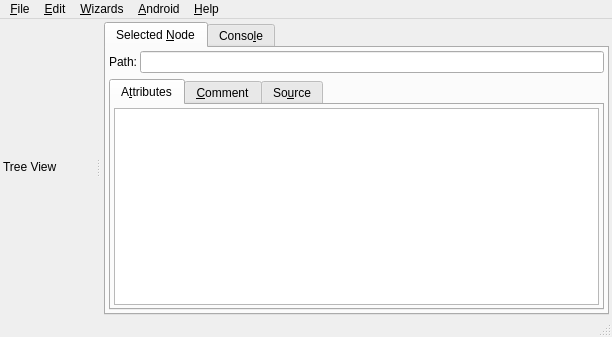
<?xml version="1.0" encoding="UTF-8"?>
<ui version="4.0">
 <class>NavitConfiguratorClass</class>
 <widget class="QMainWindow" name="NavitConfiguratorClass">
  <property name="geometry">
   <rect>
    <x>0</x>
    <y>0</y>
    <width>612</width>
    <height>337</height>
   </rect>
  </property>
  <property name="sizePolicy">
   <sizepolicy hsizetype="MinimumExpanding" vsizetype="MinimumExpanding">
    <horstretch>0</horstretch>
    <verstretch>0</verstretch>
   </sizepolicy>
  </property>
  <property name="minimumSize">
   <size>
    <width>500</width>
    <height>259</height>
   </size>
  </property>
  <property name="windowTitle">
   <string>NavitConfigurator</string>
  </property>
  <widget class="QWidget" name="widgetMain">
   <layout class="QGridLayout" name="gridLayout">
    <property name="margin">
     <number>0</number>
    </property>
    <item row="0" column="0">
     <widget class="QSplitter" name="splitter">
      <property name="sizePolicy">
       <sizepolicy hsizetype="Expanding" vsizetype="Expanding">
        <horstretch>0</horstretch>
        <verstretch>0</verstretch>
       </sizepolicy>
      </property>
      <property name="orientation">
       <enum>Qt::Horizontal</enum>
      </property>
      <property name="handleWidth">
       <number>9</number>
      </property>
      <widget class="QFrame" name="widgetLeft">
       <property name="sizePolicy">
        <sizepolicy hsizetype="Preferred" vsizetype="Preferred">
         <horstretch>0</horstretch>
         <verstretch>0</verstretch>
        </sizepolicy>
       </property>
       <property name="sizeIncrement">
        <size>
         <width>1</width>
         <height>0</height>
        </size>
       </property>
       <property name="baseSize">
        <size>
         <width>100</width>
         <height>0</height>
        </size>
       </property>
       <property name="autoFillBackground">
        <bool>false</bool>
       </property>
       <layout class="QGridLayout" name="widgetLeftGridLayout">
        <property name="verticalSpacing">
         <number>3</number>
        </property>
        <property name="margin">
         <number>3</number>
        </property>
        <item row="0" column="0">
         <widget class="QLabel" name="label">
          <property name="text">
           <string>Tree View</string>
          </property>
         </widget>
        </item>
       </layout>
      </widget>
      <widget class="QWidget" name="widgetCenter" native="true">
       <property name="sizePolicy">
        <sizepolicy hsizetype="Expanding" vsizetype="Expanding">
         <horstretch>0</horstretch>
         <verstretch>0</verstretch>
        </sizepolicy>
       </property>
       <layout class="QGridLayout" name="gridLayout_3">
        <property name="leftMargin">
         <number>2</number>
        </property>
        <property name="topMargin">
         <number>3</number>
        </property>
        <property name="rightMargin">
         <number>3</number>
        </property>
        <property name="bottomMargin">
         <number>0</number>
        </property>
        <property name="verticalSpacing">
         <number>3</number>
        </property>
        <item row="0" column="0">
         <widget class="QTabWidget" name="tabWidgetMain">
          <property name="sizePolicy">
           <sizepolicy hsizetype="MinimumExpanding" vsizetype="MinimumExpanding">
            <horstretch>0</horstretch>
            <verstretch>0</verstretch>
           </sizepolicy>
          </property>
          <property name="currentIndex">
           <number>0</number>
          </property>
          <widget class="QWidget" name="tabTagContent">
           <attribute name="title">
            <string>Selected &amp;Node</string>
           </attribute>
           <layout class="QGridLayout" name="gridLayout_2">
            <property name="horizontalSpacing">
             <number>3</number>
            </property>
            <property name="margin">
             <number>3</number>
            </property>
            <item row="0" column="0">
             <layout class="QHBoxLayout" name="horizontalLayout">
              <property name="spacing">
               <number>3</number>
              </property>
              <item>
               <widget class="QLabel" name="label_2">
                <property name="text">
                 <string>Path:</string>
                </property>
               </widget>
              </item>
              <item>
               <widget class="QLineEdit" name="tbxNodePath">
                <property name="enabled">
                 <bool>true</bool>
                </property>
                <property name="readOnly">
                 <bool>true</bool>
                </property>
               </widget>
              </item>
             </layout>
            </item>
            <item row="1" column="0">
             <widget class="QTabWidget" name="tabWidgetNode">
              <property name="currentIndex">
               <number>0</number>
              </property>
              <widget class="QWidget" name="tabNodeAttribute">
               <attribute name="title">
                <string>A&amp;ttributes</string>
               </attribute>
               <layout class="QGridLayout" name="gridLayout_7">
                <property name="margin">
                 <number>3</number>
                </property>
                <item row="0" column="0">
                 <widget class="QTableView" name="tableView">
                  <property name="alternatingRowColors">
                   <bool>true</bool>
                  </property>
                  <attribute name="horizontalHeaderStretchLastSection">
                   <bool>true</bool>
                  </attribute>
                 </widget>
                </item>
               </layout>
              </widget>
              <widget class="QWidget" name="tabNodeComment">
               <attribute name="title">
                <string>&amp;Comment</string>
               </attribute>
               <layout class="QGridLayout" name="gridLayout_8">
                <property name="margin">
                 <number>3</number>
                </property>
                <item row="0" column="0">
                 <widget class="QPlainTextEdit" name="tbxNodeComment">
                  <property name="font">
                   <font>
                    <family>Courier New</family>
                    <pointsize>10</pointsize>
                    <weight>50</weight>
                    <bold>false</bold>
                   </font>
                  </property>
                 </widget>
                </item>
               </layout>
              </widget>
              <widget class="QWidget" name="tab">
               <attribute name="title">
                <string>So&amp;urce</string>
               </attribute>
               <layout class="QGridLayout" name="gridLayout_9">
                <property name="margin">
                 <number>3</number>
                </property>
                <item row="0" column="0">
                 <widget class="QPlainTextEdit" name="tbxSource">
                  <property name="font">
                   <font>
                    <family>Courier New</family>
                    <pointsize>10</pointsize>
                    <weight>75</weight>
                    <bold>true</bold>
                   </font>
                  </property>
                 </widget>
                </item>
               </layout>
              </widget>
             </widget>
            </item>
           </layout>
          </widget>
          <widget class="QWidget" name="tabConsole">
           <attribute name="title">
            <string>Conso&amp;le</string>
           </attribute>
           <layout class="QGridLayout" name="gridLayout_5">
            <property name="margin">
             <number>3</number>
            </property>
            <property name="spacing">
             <number>3</number>
            </property>
            <item row="0" column="0" colspan="2">
             <widget class="QPlainTextEdit" name="tbxConsole"/>
            </item>
            <item row="1" column="0">
             <widget class="QComboBox" name="comboBoxShowConsole">
              <item>
               <property name="text">
                <string>Show Console on All Changes</string>
               </property>
              </item>
              <item>
               <property name="text">
                <string>Show Console on Errors or Warnings</string>
               </property>
              </item>
              <item>
               <property name="text">
                <string>Show Console on Errors</string>
               </property>
              </item>
              <item>
               <property name="text">
                <string>Do Not Show Console Automatically</string>
               </property>
              </item>
             </widget>
            </item>
            <item row="1" column="1">
             <widget class="QPushButton" name="btnClearConsole">
              <property name="text">
               <string>&amp;Clear</string>
              </property>
             </widget>
            </item>
           </layout>
          </widget>
         </widget>
        </item>
       </layout>
      </widget>
     </widget>
    </item>
   </layout>
  </widget>
  <widget class="QMenuBar" name="menubar">
   <property name="geometry">
    <rect>
     <x>0</x>
     <y>0</y>
     <width>612</width>
     <height>24</height>
    </rect>
   </property>
   <widget class="QMenu" name="menuFile">
    <property name="title">
     <string>&amp;File</string>
    </property>
    <addaction name="actionNew"/>
    <addaction name="actionOpen"/>
    <addaction name="actionSave"/>
    <addaction name="actionSaveAs"/>
    <addaction name="separator"/>
    <addaction name="actionRecent1"/>
    <addaction name="actionRecent2"/>
    <addaction name="actionRecent3"/>
    <addaction name="separator"/>
    <addaction name="actionExit"/>
   </widget>
   <widget class="QMenu" name="menuHelp">
    <property name="title">
     <string>&amp;Help</string>
    </property>
    <addaction name="actionDownloadMap"/>
    <addaction name="separator"/>
    <addaction name="actionAbout"/>
   </widget>
   <widget class="QMenu" name="menuEdit">
    <property name="title">
     <string>&amp;Edit</string>
    </property>
    <addaction name="actionUndo"/>
    <addaction name="actionRedo"/>
   </widget>
   <widget class="QMenu" name="menuAndroid">
    <property name="title">
     <string>&amp;Android</string>
    </property>
    <addaction name="actionRun"/>
    <addaction name="actionAutoSave"/>
    <addaction name="separator"/>
    <addaction name="actionInstallNavit"/>
   </widget>
   <widget class="QMenu" name="menu_Navit">
    <property name="title">
     <string>&amp;Wizards</string>
    </property>
    <addaction name="actionSelectStartingPosition"/>
    <addaction name="actionManageNavitMenu"/>
    <addaction name="actionNavitViewEditor"/>
    <addaction name="actionGeneralSettings"/>
   </widget>
   <addaction name="menuFile"/>
   <addaction name="menuEdit"/>
   <addaction name="menu_Navit"/>
   <addaction name="menuAndroid"/>
   <addaction name="menuHelp"/>
  </widget>
  <widget class="QStatusBar" name="statusBar"/>
  <action name="actionOpen">
   <property name="icon">
    <iconset resource="../../../NavitConfigurator.qrc">
     <normaloff>:/images/document-open-4.png</normaloff>:/images/document-open-4.png</iconset>
   </property>
   <property name="text">
    <string>&amp;Open...</string>
   </property>
   <property name="toolTip">
    <string>Open a navit.xml file</string>
   </property>
   <property name="shortcut">
    <string>Ctrl+O</string>
   </property>
  </action>
  <action name="actionSave">
   <property name="enabled">
    <bool>false</bool>
   </property>
   <property name="icon">
    <iconset resource="../../../NavitConfigurator.qrc">
     <normaloff>:/images/document-save-2.png</normaloff>:/images/document-save-2.png</iconset>
   </property>
   <property name="text">
    <string>&amp;Save</string>
   </property>
   <property name="iconText">
    <string>Save</string>
   </property>
   <property name="toolTip">
    <string>Save the changed navit.xml file</string>
   </property>
   <property name="shortcut">
    <string>Ctrl+S</string>
   </property>
  </action>
  <action name="actionDownloadMap">
   <property name="text">
    <string>&amp;Download Map (jff-webhosting.net)</string>
   </property>
   <property name="toolTip">
    <string>Open your default browser to manually download a map from http://jff-webhosting.net</string>
   </property>
  </action>
  <action name="actionAbout">
   <property name="text">
    <string>&amp;About...</string>
   </property>
  </action>
  <action name="actionUndo">
   <property name="enabled">
    <bool>true</bool>
   </property>
   <property name="icon">
    <iconset resource="../../../NavitConfigurator.qrc">
     <normaloff>:/images/edit-undo-7.png</normaloff>:/images/edit-undo-7.png</iconset>
   </property>
   <property name="text">
    <string>&amp;Undo</string>
   </property>
   <property name="toolTip">
    <string>Undo last change</string>
   </property>
   <property name="shortcut">
    <string>Ctrl+Z</string>
   </property>
  </action>
  <action name="actionRedo">
   <property name="icon">
    <iconset resource="../../../NavitConfigurator.qrc">
     <normaloff>:/images/edit-redo-7.png</normaloff>:/images/edit-redo-7.png</iconset>
   </property>
   <property name="text">
    <string>&amp;Redo</string>
   </property>
   <property name="shortcut">
    <string>Ctrl+Y</string>
   </property>
  </action>
  <action name="actionRun">
   <property name="icon">
    <iconset resource="../../../NavitConfigurator.qrc">
     <normaloff>:/images/media-playback-start-3.png</normaloff>:/images/media-playback-start-3.png</iconset>
   </property>
   <property name="text">
    <string>&amp;Run</string>
   </property>
   <property name="shortcut">
    <string>Ctrl+R</string>
   </property>
  </action>
  <action name="actionAutoSave">
   <property name="checkable">
    <bool>true</bool>
   </property>
   <property name="checked">
    <bool>true</bool>
   </property>
   <property name="text">
    <string>S&amp;ave Navit File Before Running (on/off)</string>
   </property>
  </action>
  <action name="actionExit">
   <property name="icon">
    <iconset resource="../../../NavitConfigurator.qrc">
     <normaloff>:/images/application-exit-2.png</normaloff>:/images/application-exit-2.png</iconset>
   </property>
   <property name="text">
    <string>E&amp;xit</string>
   </property>
   <property name="shortcut">
    <string>Ctrl+Q</string>
   </property>
  </action>
  <action name="actionNew">
   <property name="icon">
    <iconset resource="../../../NavitConfigurator.qrc">
     <normaloff>:/images/document-new-3.png</normaloff>:/images/document-new-3.png</iconset>
   </property>
   <property name="text">
    <string>&amp;New...</string>
   </property>
   <property name="shortcut">
    <string>Ctrl+N</string>
   </property>
  </action>
  <action name="actionSaveAs">
   <property name="icon">
    <iconset resource="../../../NavitConfigurator.qrc">
     <normaloff>:/images/document-save-as-2.png</normaloff>:/images/document-save-as-2.png</iconset>
   </property>
   <property name="text">
    <string>Sa&amp;ve As...</string>
   </property>
  </action>
  <action name="actionRecent1">
   <property name="text">
    <string>&amp;1 Recent</string>
   </property>
   <property name="toolTip">
    <string>Open this file</string>
   </property>
  </action>
  <action name="actionRecent2">
   <property name="text">
    <string>&amp;2 Recent</string>
   </property>
   <property name="toolTip">
    <string>Open this file</string>
   </property>
  </action>
  <action name="actionRecent3">
   <property name="text">
    <string>&amp;3 Recent</string>
   </property>
   <property name="toolTip">
    <string>Open fhis file</string>
   </property>
  </action>
  <action name="actionSelectStartingPosition">
   <property name="icon">
    <iconset resource="../../../NavitConfigurator.qrc">
     <normaloff>:/images/go-home-5.png</normaloff>:/images/go-home-5.png</iconset>
   </property>
   <property name="text">
    <string>Select &amp;Starting Position...</string>
   </property>
  </action>
  <action name="actionManageNavitMenu">
   <property name="icon">
    <iconset resource="../../../NavitConfigurator.qrc">
     <normaloff>:/images/tools-wizard-2.png</normaloff>:/images/tools-wizard-2.png</iconset>
   </property>
   <property name="text">
    <string>Manage Navit &amp;Menu...</string>
   </property>
  </action>
  <action name="actionInstallNavit">
   <property name="icon">
    <iconset resource="../../../NavitConfigurator.qrc">
     <normaloff>:/images/navit-icon.png</normaloff>:/images/navit-icon.png</iconset>
   </property>
   <property name="text">
    <string>&amp;Install Navit on Device</string>
   </property>
  </action>
  <action name="actionGeneralSettings">
   <property name="icon">
    <iconset resource="../../../NavitConfigurator.qrc">
     <normaloff>:/images/configure-2.png</normaloff>:/images/configure-2.png</iconset>
   </property>
   <property name="text">
    <string>&amp;General Settings...</string>
   </property>
  </action>
  <action name="actionNavitViewEditor">
   <property name="icon">
    <iconset resource="../../../NavitConfigurator.qrc">
     <normaloff>:/images/gui_maps_16_16.png</normaloff>:/images/gui_maps_16_16.png</iconset>
   </property>
   <property name="text">
    <string>Navit View Editor...</string>
   </property>
   <property name="shortcut">
    <string>Ctrl+E</string>
   </property>
  </action>
 </widget>
 <resources>
  <include location="../../../NavitConfigurator.qrc"/>
 </resources>
 <connections>
  <connection>
   <sender>actionOpen</sender>
   <signal>activated()</signal>
   <receiver>NavitConfiguratorClass</receiver>
   <slot>onMenuOpen()</slot>
   <hints>
    <hint type="sourcelabel">
     <x>-1</x>
     <y>-1</y>
    </hint>
    <hint type="destinationlabel">
     <x>224</x>
     <y>174</y>
    </hint>
   </hints>
  </connection>
  <connection>
   <sender>actionNew</sender>
   <signal>activated()</signal>
   <receiver>NavitConfiguratorClass</receiver>
   <slot>onMenuNew()</slot>
   <hints>
    <hint type="sourcelabel">
     <x>-1</x>
     <y>-1</y>
    </hint>
    <hint type="destinationlabel">
     <x>295</x>
     <y>174</y>
    </hint>
   </hints>
  </connection>
  <connection>
   <sender>actionSave</sender>
   <signal>activated()</signal>
   <receiver>NavitConfiguratorClass</receiver>
   <slot>onMenuSave()</slot>
   <hints>
    <hint type="sourcelabel">
     <x>-1</x>
     <y>-1</y>
    </hint>
    <hint type="destinationlabel">
     <x>295</x>
     <y>174</y>
    </hint>
   </hints>
  </connection>
  <connection>
   <sender>actionSaveAs</sender>
   <signal>activated()</signal>
   <receiver>NavitConfiguratorClass</receiver>
   <slot>onMenuSaveAs()</slot>
   <hints>
    <hint type="sourcelabel">
     <x>-1</x>
     <y>-1</y>
    </hint>
    <hint type="destinationlabel">
     <x>295</x>
     <y>174</y>
    </hint>
   </hints>
  </connection>
  <connection>
   <sender>actionRecent1</sender>
   <signal>activated()</signal>
   <receiver>NavitConfiguratorClass</receiver>
   <slot>onMenuRecent1()</slot>
   <hints>
    <hint type="sourcelabel">
     <x>-1</x>
     <y>-1</y>
    </hint>
    <hint type="destinationlabel">
     <x>305</x>
     <y>168</y>
    </hint>
   </hints>
  </connection>
  <connection>
   <sender>actionRecent2</sender>
   <signal>activated()</signal>
   <receiver>NavitConfiguratorClass</receiver>
   <slot>onMenuRecent2()</slot>
   <hints>
    <hint type="sourcelabel">
     <x>-1</x>
     <y>-1</y>
    </hint>
    <hint type="destinationlabel">
     <x>305</x>
     <y>168</y>
    </hint>
   </hints>
  </connection>
  <connection>
   <sender>actionRecent3</sender>
   <signal>activated()</signal>
   <receiver>NavitConfiguratorClass</receiver>
   <slot>onMenuRecent3()</slot>
   <hints>
    <hint type="sourcelabel">
     <x>-1</x>
     <y>-1</y>
    </hint>
    <hint type="destinationlabel">
     <x>305</x>
     <y>168</y>
    </hint>
   </hints>
  </connection>
  <connection>
   <sender>actionExit</sender>
   <signal>activated()</signal>
   <receiver>NavitConfiguratorClass</receiver>
   <slot>close()</slot>
   <hints>
    <hint type="sourcelabel">
     <x>-1</x>
     <y>-1</y>
    </hint>
    <hint type="destinationlabel">
     <x>252</x>
     <y>129</y>
    </hint>
   </hints>
  </connection>
  <connection>
   <sender>actionUndo</sender>
   <signal>activated()</signal>
   <receiver>NavitConfiguratorClass</receiver>
   <slot>onMenuUndo()</slot>
   <hints>
    <hint type="sourcelabel">
     <x>-1</x>
     <y>-1</y>
    </hint>
    <hint type="destinationlabel">
     <x>305</x>
     <y>168</y>
    </hint>
   </hints>
  </connection>
  <connection>
   <sender>actionRedo</sender>
   <signal>activated()</signal>
   <receiver>NavitConfiguratorClass</receiver>
   <slot>onMenuRedo()</slot>
   <hints>
    <hint type="sourcelabel">
     <x>-1</x>
     <y>-1</y>
    </hint>
    <hint type="destinationlabel">
     <x>305</x>
     <y>168</y>
    </hint>
   </hints>
  </connection>
  <connection>
   <sender>actionDownloadMap</sender>
   <signal>activated()</signal>
   <receiver>NavitConfiguratorClass</receiver>
   <slot>onMenuDownloadMap()</slot>
   <hints>
    <hint type="sourcelabel">
     <x>-1</x>
     <y>-1</y>
    </hint>
    <hint type="destinationlabel">
     <x>305</x>
     <y>168</y>
    </hint>
   </hints>
  </connection>
  <connection>
   <sender>actionAbout</sender>
   <signal>activated()</signal>
   <receiver>NavitConfiguratorClass</receiver>
   <slot>onMenuAbout()</slot>
   <hints>
    <hint type="sourcelabel">
     <x>-1</x>
     <y>-1</y>
    </hint>
    <hint type="destinationlabel">
     <x>295</x>
     <y>174</y>
    </hint>
   </hints>
  </connection>
  <connection>
   <sender>actionSelectStartingPosition</sender>
   <signal>activated()</signal>
   <receiver>NavitConfiguratorClass</receiver>
   <slot>onMenuSelectStartingPosition()</slot>
   <hints>
    <hint type="sourcelabel">
     <x>-1</x>
     <y>-1</y>
    </hint>
    <hint type="destinationlabel">
     <x>305</x>
     <y>168</y>
    </hint>
   </hints>
  </connection>
  <connection>
   <sender>actionRun</sender>
   <signal>activated()</signal>
   <receiver>NavitConfiguratorClass</receiver>
   <slot>onMenuRun()</slot>
   <hints>
    <hint type="sourcelabel">
     <x>-1</x>
     <y>-1</y>
    </hint>
    <hint type="destinationlabel">
     <x>305</x>
     <y>168</y>
    </hint>
   </hints>
  </connection>
  <connection>
   <sender>actionManageNavitMenu</sender>
   <signal>activated()</signal>
   <receiver>NavitConfiguratorClass</receiver>
   <slot>onMenuManageNavitMenu()</slot>
   <hints>
    <hint type="sourcelabel">
     <x>-1</x>
     <y>-1</y>
    </hint>
    <hint type="destinationlabel">
     <x>305</x>
     <y>168</y>
    </hint>
   </hints>
  </connection>
  <connection>
   <sender>actionGeneralSettings</sender>
   <signal>activated()</signal>
   <receiver>NavitConfiguratorClass</receiver>
   <slot>onMenuGeneralSettings()</slot>
   <hints>
    <hint type="sourcelabel">
     <x>-1</x>
     <y>-1</y>
    </hint>
    <hint type="destinationlabel">
     <x>305</x>
     <y>168</y>
    </hint>
   </hints>
  </connection>
  <connection>
   <sender>btnClearConsole</sender>
   <signal>clicked()</signal>
   <receiver>tbxConsole</receiver>
   <slot>clear()</slot>
   <hints>
    <hint type="sourcelabel">
     <x>652</x>
     <y>457</y>
    </hint>
    <hint type="destinationlabel">
     <x>326</x>
     <y>159</y>
    </hint>
   </hints>
  </connection>
  <connection>
   <sender>actionInstallNavit</sender>
   <signal>activated()</signal>
   <receiver>NavitConfiguratorClass</receiver>
   <slot>onMenuInstallNavit()</slot>
   <hints>
    <hint type="sourcelabel">
     <x>-1</x>
     <y>-1</y>
    </hint>
    <hint type="destinationlabel">
     <x>305</x>
     <y>168</y>
    </hint>
   </hints>
  </connection>
  <connection>
   <sender>actionNavitViewEditor</sender>
   <signal>activated()</signal>
   <receiver>NavitConfiguratorClass</receiver>
   <slot>onMenuNavitViewEditor()</slot>
   <hints>
    <hint type="sourcelabel">
     <x>-1</x>
     <y>-1</y>
    </hint>
    <hint type="destinationlabel">
     <x>305</x>
     <y>168</y>
    </hint>
   </hints>
  </connection>
 </connections>
 <slots>
  <slot>onTabSourceTextChanged()</slot>
  <slot>onBtnCancel()</slot>
  <slot>onMenuNew()</slot>
  <slot>onMenuOpen()</slot>
  <slot>onMenuSave()</slot>
  <slot>onMenuSaveAs()</slot>
  <slot>onMenuRecent1()</slot>
  <slot>onMenuRecent2()</slot>
  <slot>onMenuRecent3()</slot>
  <slot>onMenuUndo()</slot>
  <slot>onMenuRedo()</slot>
  <slot>onMenuSelectStartingPosition()</slot>
  <slot>onMenuManageNavitMenu()</slot>
  <slot>onMenuNavitViewEditor()</slot>
  <slot>onMenuGeneralSettings()</slot>
  <slot>onMenuRun()</slot>
  <slot>onMenuInstallNavit()</slot>
  <slot>onMenuAbout()</slot>
 </slots>
</ui>
